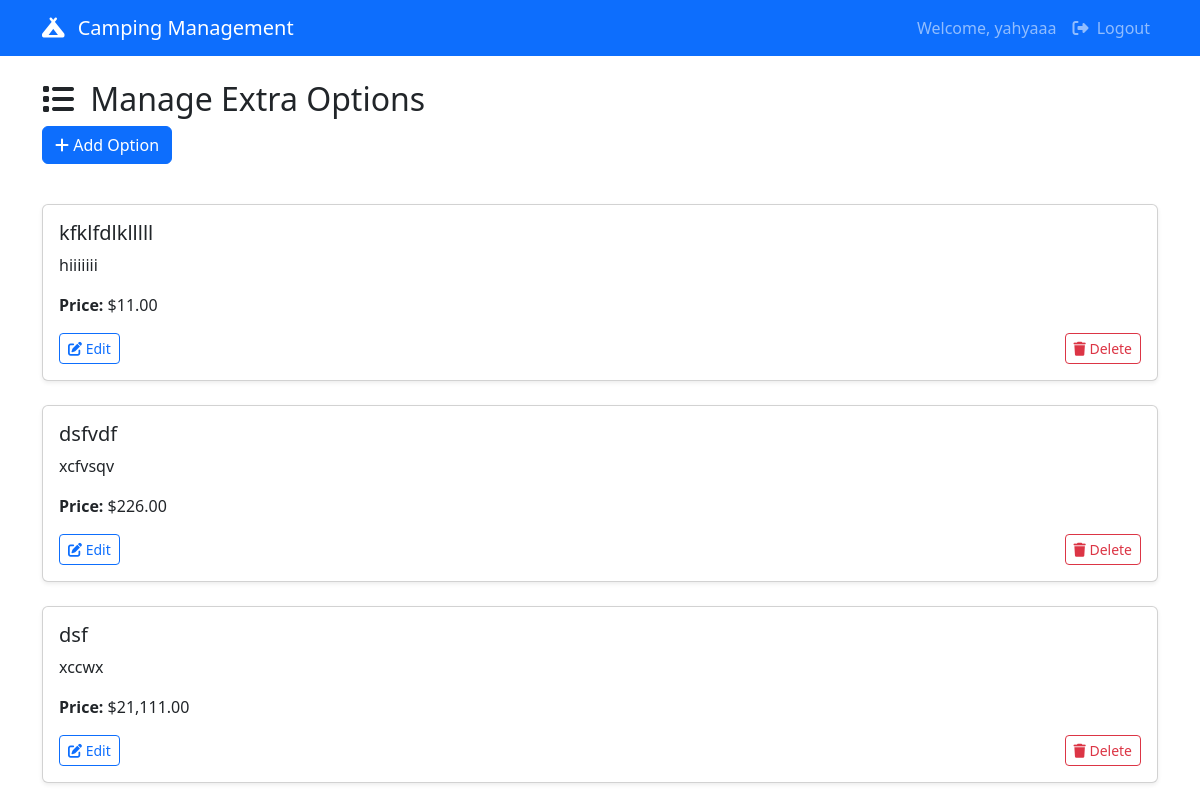
Page /accomodation-option/manage_option.php (signed in) on the committed database.
### tables this page shows
CREATE TABLE `extra_options` (
  `id` int(11) NOT NULL,
  `name` varchar(255) NOT NULL,
  `description` text DEFAULT NULL,
  `price` decimal(10,2) NOT NULL
);

### accomodation-option/manage_option.php (the view, shortened to what this page needs)
<?php
include "config.php";
$options_result = $conn->query("SELECT * FROM extra_options");
$options = [];
while ($option = $options_result->fetch_assoc()) {
    $options[] = $option;
}
?>
<!DOCTYPE html>
<html lang="en">
<head>
    <link href="https://cdn.jsdelivr.net/npm/bootstrap@5.3.0/dist/css/bootstrap.min.css" rel="stylesheet">
    <link rel="stylesheet" href="https://cdnjs.cloudflare.com/ajax/libs/font-awesome/6.4.0/css/all.min.css">
</head>
<body>
<?php include 'navbar.php'; ?>
<div class="container mt-4">
    <h2><i class="fas fa-list me-2"></i> Manage Extra Options</h2>
    <button class="btn btn-primary" data-bs-toggle="modal" data-bs-target="#addOptionModal">
        <i class="fas fa-plus"></i> Add Option
    </button>
    <div class="row row-cols-1 g-4 mt-3">
        <?php foreach ($options as $option): ?>
            <div class="col">
                <div class="card shadow-sm">
                    <div class="card-body">
                        <h5 class="card-title"> <?= htmlspecialchars($option['name']) ?> </h5>
                        <p class="card-text"> <?= htmlspecialchars($option['description']) ?> </p>
                        <p class="card-text"><strong>Price:</strong> $<?= number_format($option['price'], 2) ?></p>
                        <div class="d-flex justify-content-between">
                            <button class="btn btn-sm btn-outline-primary edit-option-btn"
                                data-id="<?= $option['id'] ?>"
                                data-name="<?= htmlspecialchars($option['name']) ?>"
                                data-description="<?= htmlspecialchars($option['description']) ?>"
                                data-price="<?= $option['price'] ?>">
                                <i class="fas fa-edit"></i> Edit
                            </button>
                            <a href="delete_option.php?id=<?= $option['id'] ?>" class="btn btn-sm btn-outline-danger" onclick="return confirm('Are you sure you want to delete this option?');">
                                <i class="fas fa-trash"></i> Delete
                            </a>
                        </div>
                    </div>
                </div>
            </div>
        <?php endforeach; ?>
    </div>
</div>
</body>
</html>

### rows in the picture
extra_options: name "kfklfdlklllll", description "hiiiiiii", price "11.00"
extra_options: name "dsfvdf", description "xcfvsqv", price "226.00"
extra_options: name "dsf", description "xccwx", price "21,111.00"

### other values in the picture
$_SESSION['username'] "yahyaaa"
